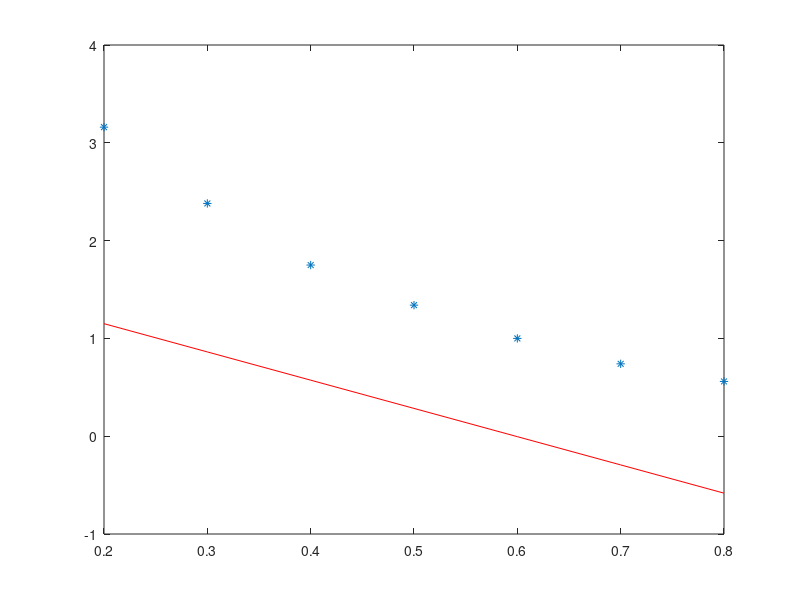

Source code (MATLAB):
clear
clc
x = [0.2:0.1:0.8];
y = [3.16 2.38 1.75 1.34 1 0.74 0.56];
% z = a + bx => xe^(bx)

z = log(y);

n = length(x);
m = 1; % grau

for i = 1:m+1
    for j = i:m+1
        a(i,j) = 0;
        for k = 1:n
            a(i,j) = a(i,j) + (x(k)^(j-1) * x(k)^(i-1));
        end
        a(j,i) = a(i,j);
    end
    
    b(i) = 0;
    for k = 1:n
       b(i) = b(i) + (z(k) * x(k)^(i-1)); 
    end
end

a
b
c = a\b'
% tem que achar o a que eh o log de alguma coisa
t = exp(b(1))



% tem que alterar pra printar o grafico
for i = 1:n
   g(i) = 0;
   for k = 1:m+1
      g(i) = g(i) + c(k) * x(i)^(k-1);
   end
end
g


plot(x, y, '*');
hold on
plot(x, g, 'r');
